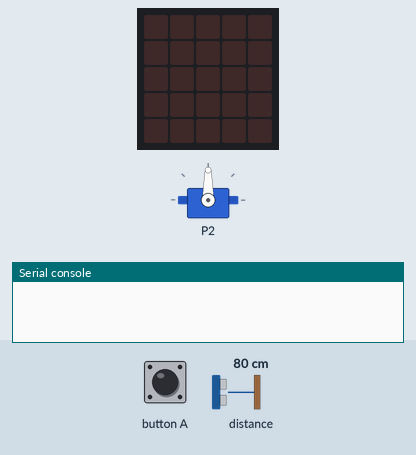
Recording of a program running on a simulated BBC micro:bit (MakeCode). Parts: servo, the board's 5×5 LED display, the last lines printed to the serial console. Inputs (shaded band) come from the test bench; at power-on: distance to the obstacle 80 cm.

Above: at 4.2 s.
4.3 s: button A pressed for 0.15 s
At 5.3 s:
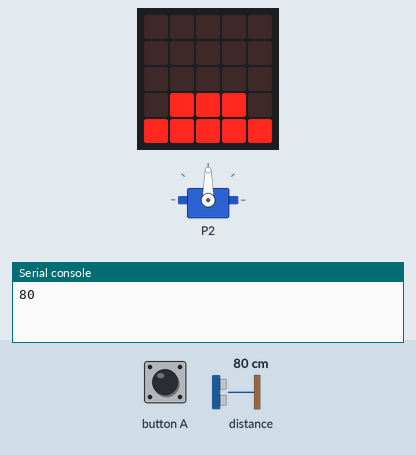
6.1 s: distance to the obstacle set to 97 cm
At 7.5 s:
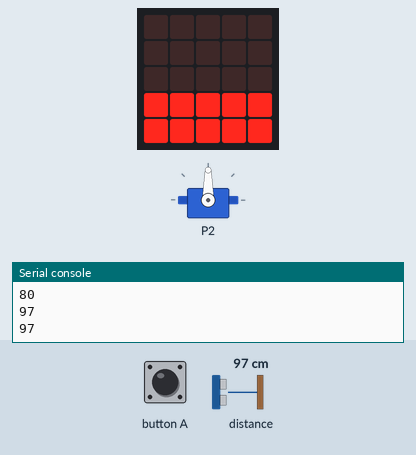
8.2 s: distance to the obstacle set to 104 cm
At 9.4 s:
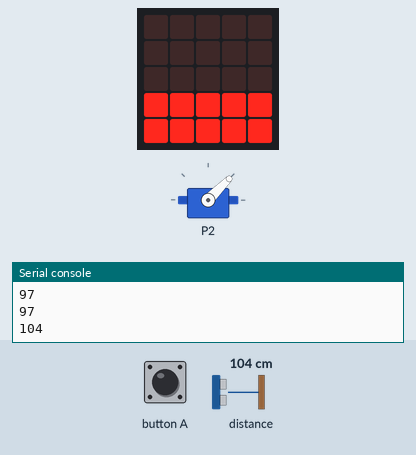
11.2 s: button A pressed for 0.15 s
At 12.0 s:
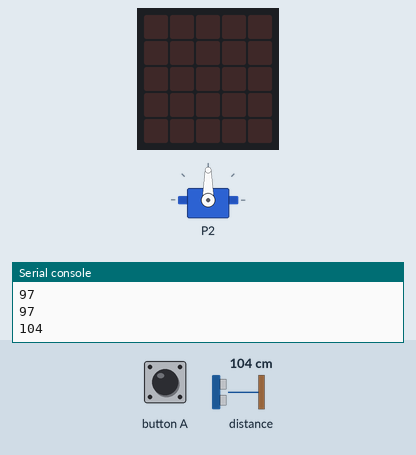
12.8 s: button A pressed 2 times (0.12 s each, 0.3 s apart)
At 14.4 s:
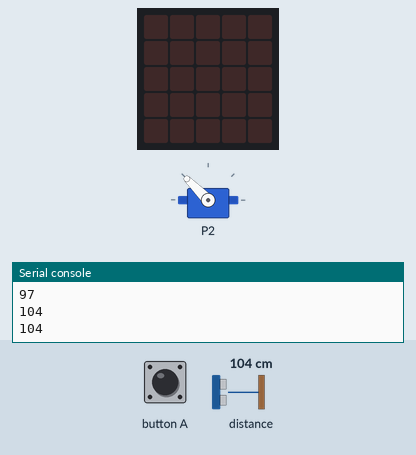
Timing chart, 0 to 16.0 s (numbered marks = the images above; inputs shaded):
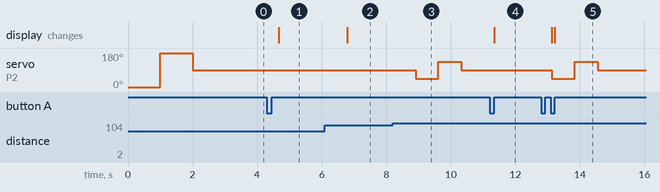

The program:

main.ts
```typescript
function 左回転 () {
    pins.analogWritePin(AnalogPin.P12, 0)
    pins.analogWritePin(AnalogPin.P13, スピード + バランス)
    pins.analogWritePin(AnalogPin.P15, スピード + バランス)
    pins.analogWritePin(AnalogPin.P16, 0)
}
input.onButtonPressed(Button.A, function () {
    電源 += 1
    if (電源 == 2) {
        電源 = 0
        停止()
        basic.clearScreen()
    }
})
function バック () {
    pins.analogWritePin(AnalogPin.P12, 0)
    pins.analogWritePin(AnalogPin.P13, スピード + バランス)
    pins.analogWritePin(AnalogPin.P15, 0)
    pins.analogWritePin(AnalogPin.P16, スピード + バランス)
}
function 左の距離を測る () {
    pins.servoWritePin(AnalogPin.P2, 135)
    basic.pause(500)
    左の距離 = 0
    while (左の距離 == 0) {
        左の距離 = sonar.ping(
        DigitalPin.P0,
        DigitalPin.P1,
        PingUnit.Centimeters
        )
        basic.pause(200)
    }
    return 左の距離
}
function 右の距離を測る () {
    pins.servoWritePin(AnalogPin.P2, 45)
    basic.pause(500)
    右の距離 = 0
    while (右の距離 == 0) {
        右の距離 = sonar.ping(
        DigitalPin.P0,
        DigitalPin.P1,
        PingUnit.Centimeters
        )
        basic.pause(200)
    }
    return 右の距離
}
function 前進 () {
    pins.analogWritePin(AnalogPin.P12, スピード + バランス)
    pins.analogWritePin(AnalogPin.P13, 0)
    pins.analogWritePin(AnalogPin.P15, スピード + バランス)
    pins.analogWritePin(AnalogPin.P16, 0)
}
function 右回転 () {
    pins.analogWritePin(AnalogPin.P12, スピード + バランス)
    pins.analogWritePin(AnalogPin.P13, 0)
    pins.analogWritePin(AnalogPin.P15, 0)
    pins.analogWritePin(AnalogPin.P16, スピード + バランス)
}
function 停止 () {
    pins.analogWritePin(AnalogPin.P12, 0)
    pins.analogWritePin(AnalogPin.P13, 0)
    pins.analogWritePin(AnalogPin.P15, 0)
    pins.analogWritePin(AnalogPin.P16, 0)
}
function 前の距離を測る () {
    前の距離 = 0
    while (前の距離 == 0) {
        前の距離 = sonar.ping(
        DigitalPin.P0,
        DigitalPin.P1,
        PingUnit.Centimeters
        )
        basic.pause(200)
    }
    led.plotBarGraph(
    前の距離,
    300,
    true
    )
    return 前の距離
}
let 前の距離 = 0
let 右の距離 = 0
let 左の距離 = 0
let バランス = 0
let スピード = 0
let 電源 = 0
電源 = 0
スピード = 500
バランス = 0
pins.servoWritePin(AnalogPin.P2, 0)
basic.pause(1000)
pins.servoWritePin(AnalogPin.P2, 180)
basic.pause(1000)
pins.servoWritePin(AnalogPin.P2, 90)
basic.pause(1000)
停止()
basic.forever(function () {
    while (電源 == 1) {
        前の距離を測る()
        if (前の距離 > 100) {
            停止()
            右の距離を測る()
            左の距離を測る()
            pins.servoWritePin(AnalogPin.P2, 90)
            basic.pause(500)
            if (右の距離 > 左の距離 && 前の距離 > 左の距離) {
                左回転()
            } else if (右の距離 < 左の距離 && 前の距離 > 右の距離) {
                右回転()
            }
            basic.pause(300)
        } else if (前の距離 > 25) {
            前進()
        } else if (前の距離 < 15) {
            バック()
        } else {
            停止()
        }
        basic.pause(500)
    }
    basic.clearScreen()
    停止()
})
```

test.ts
```typescript
// テストはここに来ます。このパッケージが拡張機能として使用されるときにはコンパイルされません。
```

Measured:
- the behaviour switches between 100 and 101 cm on distance to the obstacle (found by bisection; images 2 and 3)
- after the input at 4.3 s, the display: changes after 0.37 s (image 1)
- after the input at 6.1 s, the display: changes after 0.69 s (image 2)
- after the input at 8.2 s, servo on P2: 90° → 45° after 0.71 s, → 135° 0.71 s later, → 90° 0.71 s later
- after the input at 11.2 s, servo on P2: stays 90° (without the input it goes to 45° after 0.63 s); the display: changes after 0.15 s (image 4)
- after the input at 12.8 s, servo on P2: 90° → 45° after 0.33 s, → 135° 0.71 s later, → 90° 0.71 s later; the display: first changes after 0.34 s (image 5 shows a later state)
